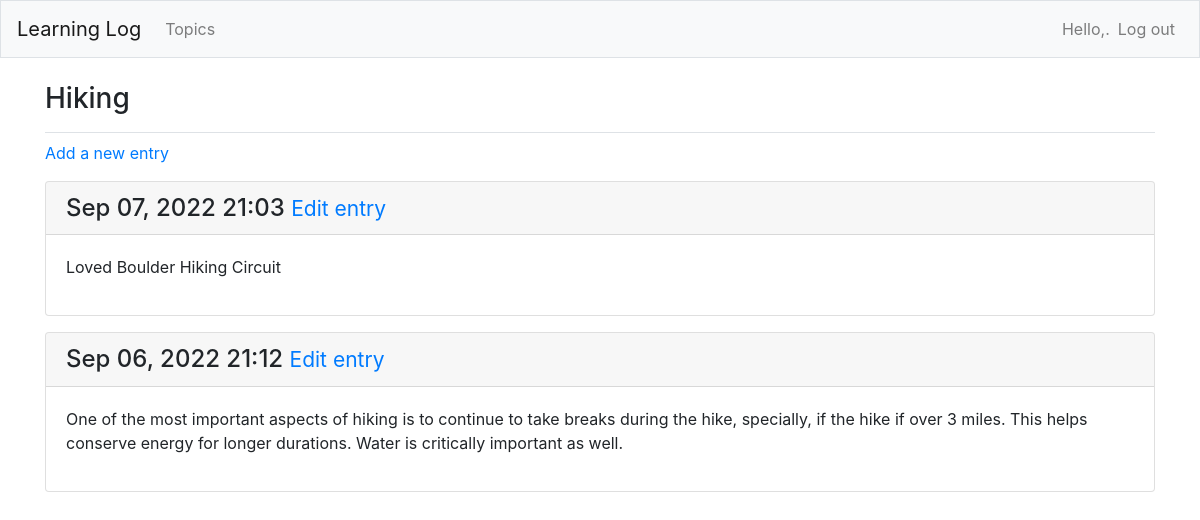
The page /topics/2/ (signed in) on the database its author committed.
### learning_logs/models.py (models this page shows, shortened)
class Topic(models.Model):
    text = models.CharField(max_length=200)
    date_added = models.DateTimeField(auto_now_add=True)
    owner = models.ForeignKey(User,on_delete=models.CASCADE)
    def __str__(self):
        return self.text

class Entry(models.Model):
    topic = models.ForeignKey(Topic,on_delete=models.CASCADE)
    text = models.TextField()
    date_added = models.DateTimeField(auto_now_add=True)
    class Meta:
        verbose_name_plural = 'entries'

### learning_logs/views.py (the view)
# urls.py: path('topics/<int:topic_id>/',views.topic,name='topic'),
@login_required
def topic(request,topic_id):
    topic = Topic.objects.get(id=topic_id)
    check_topic_owner(topic.owner,request.user)
    entries = topic.entry_set.order_by('-date_added')
    context = {'topic':topic,'entries':entries}
    return render(request,'learning_logs/topic.html',context)

### learning_logs/views.py (called while the page is built)
def check_topic_owner(owner,user):
    if owner != user:
        raise Http404

### learning_logs/templates/learning_logs/topic.html
{% extends "learning_logs/base.html" %}
{% block page_header %}
<h3>{{topic}}</h3>
{% endblock page_header %}
{% block content %}
    <p>
        <a href="{% url 'learning_logs:new_entry' topic.id %}">Add a new entry</a>
    </p>
        {% for entry in entries %}
        <div class="card mb-3">
            <h4 class="card-header">
                {{entry.date_added|date:'M d, Y H:i'}}
                <small>
                    <a href="{% url 'learning_logs:edit_entry' entry.id %}">Edit entry</a>
                </small>
            </h4>
        <div class="card-body">
            {{entry.text|linebreaks }}
        </div>
        </div>
        {% empty %}
        <p>There are no entries for this topic yet</p>
        {% endfor %}
{% endblock content %}

### rows shown on the page
Topic: text "Hiking"
Entry: date_added "Sep 07, 2022 21:03", text "Loved Boulder Hiking Circuit"
Entry: date_added "Sep 06, 2022 21:12", text "One of the most important aspects of hiking is to continue to take breaks during the hike, specially, if the hike if over 3 miles. This helps conserve energy for longer durations. Water is critically important as well."
